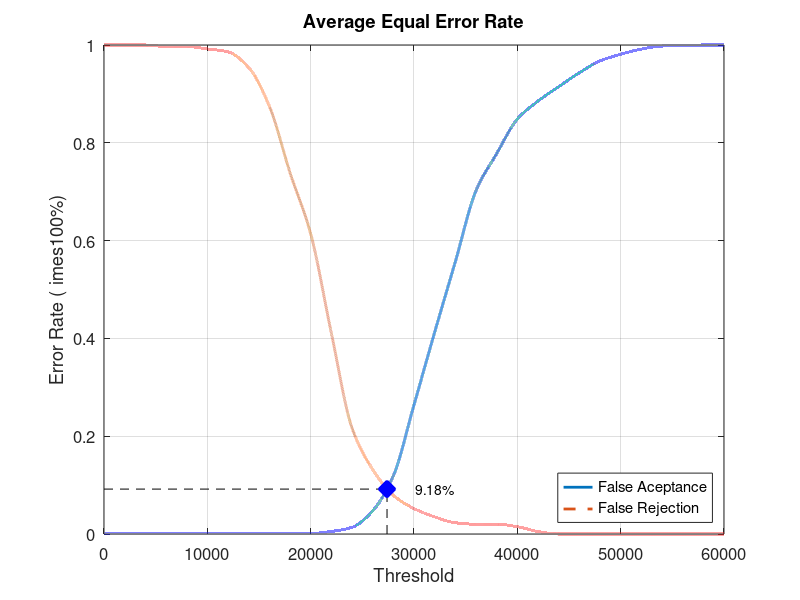
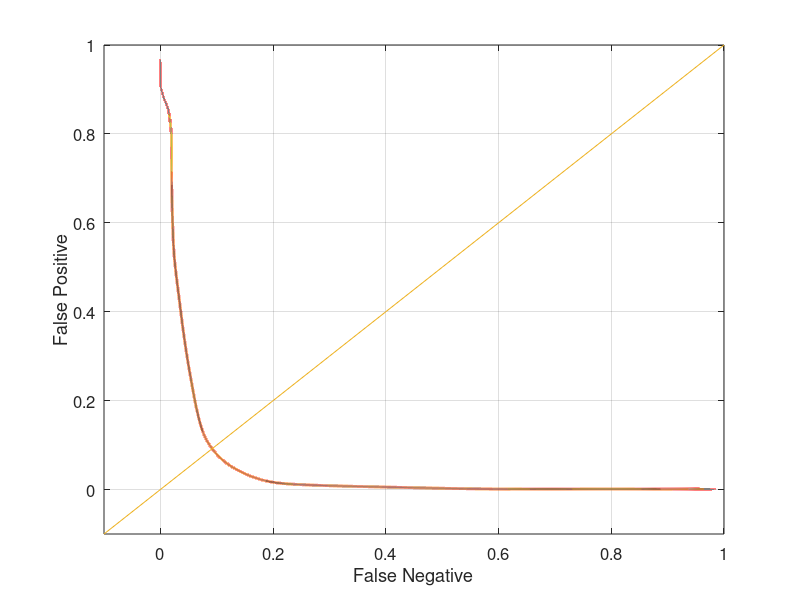

The MATLAB source for these figures, in order:
function yEER = Database4Average()
%close all;
%clear;
%clc;
x = 0:2000:60000;
xq = 0:0.5:60000;

y0 = [0 0.00105263 0.00105263 0.00105263 0.00105263 0.00105263 0.00105263 0.00105263 0.00105263 0.00105263 0.00105263 0.00526316 0.0136842 0.0473684 0.118947 0.264211 0.412632 0.556842 0.702105 0.777895 0.848421 0.885263 0.914737 0.943158 0.967368 0.981053 0.991579 0.997895 0.998947 1 1]
yy0 = interp1(x, y0, xq, 'pchip');
y1 = [1 1 1 0.997 0.997 0.992 0.986 0.954 0.875 0.739 0.614 0.411 0.217 0.132 0.079 0.052 0.035 0.023 0.02 0.02 0.015 0.005 0 0 0 0 0 0 0 0 0]
yy1 = interp1(x, y1, xq, 'pchip');

% Calculating EER: 
y2 = abs(y0 - y1);
find(y2 == min(y2))
yy2 = abs(yy0 - yy1);
xEER = find(yy2 == min(yy2));
xEERIndex = xq(xEER) % X-axis EER
yEER = yy0(xEER) % Y-axis EER

main = figure
plot(xq, yy0,'-','LineWidth', 2);	hold on
plot(xq, yy1,'--','LineWidth', 2);	hold on
plot([xEERIndex xEERIndex], [0 yEER], 'k--');	hold on
plot([0 xEERIndex], [yEER yEER], 'k--');	hold on
plot(xEERIndex, yEER, 'bx', 'LineWidth', 10);	hold on
text(xEERIndex + 10 * xEERIndex / 100, yEER, [num2str(round((10000 * yEER)) / 100) '%'])
legend('False Aceptance', 'False Rejection', 'Location', 'SouthEast')
xlabel('Threshold')
ylabel('Error Rate (	imes100%)')
title('Average Equal Error Rate')
set(gca, 'FontSize', 12)
axis([0 60000 0 1])
grid on

print(main, 'Database4AverageMain', '-dpng');
FNRxFPR = figure('Color', [1 1 1]);
plot(yy1, yy0, '-', yy1, yy0, 'LineWidth', 2);
hold on
y = -0.1:0.1:1
plot(y, y); 
set(gca, 'FontSize', 12)
xlabel('False Negative')
ylabel('False Positive')
axis([-0.1 1 -0.1 1])
set(gca, 'FontSize', 12)
grid on

print(FNRxFPR, 'Database4AverageFNRxFPR','-dpng');
end
